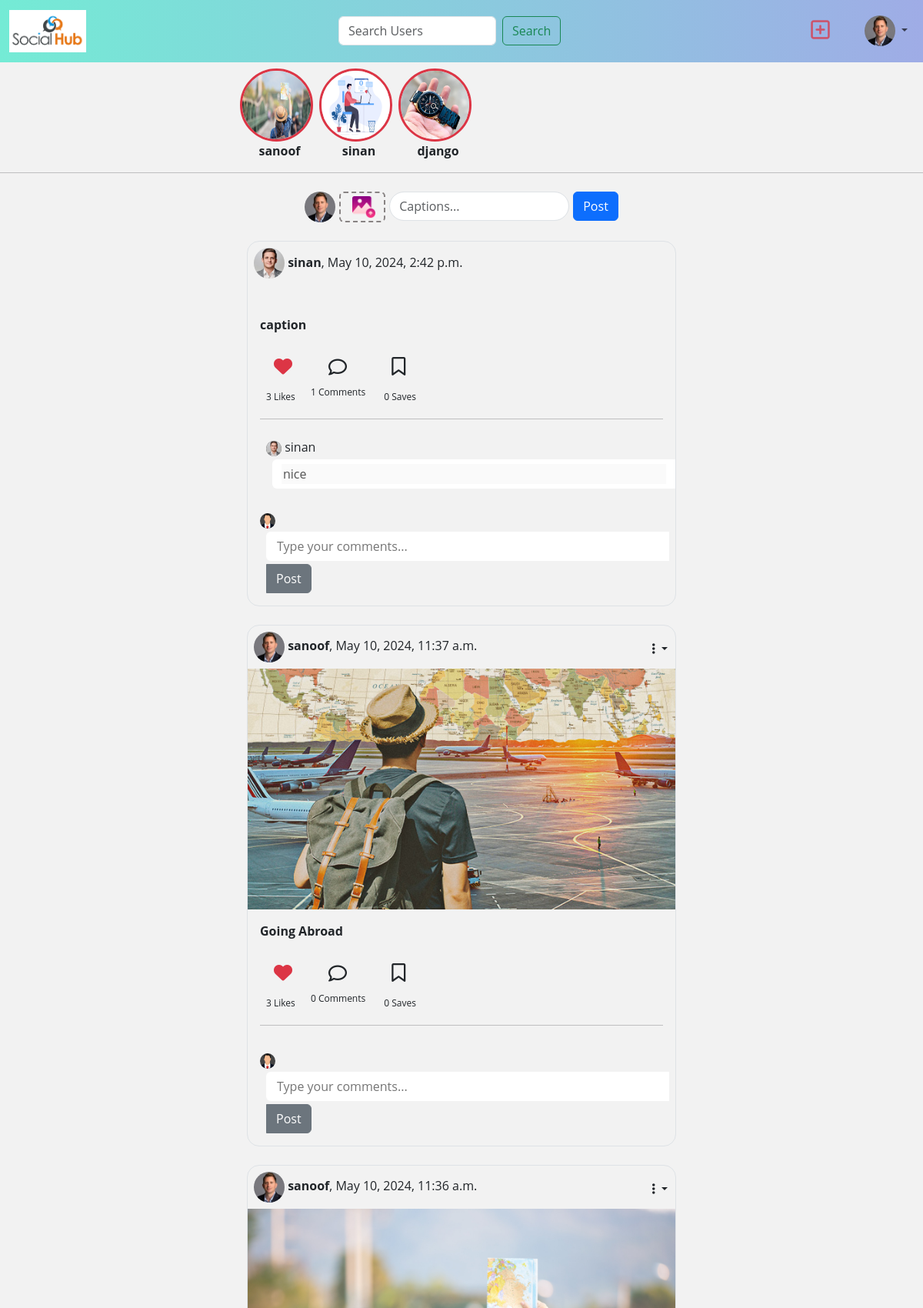
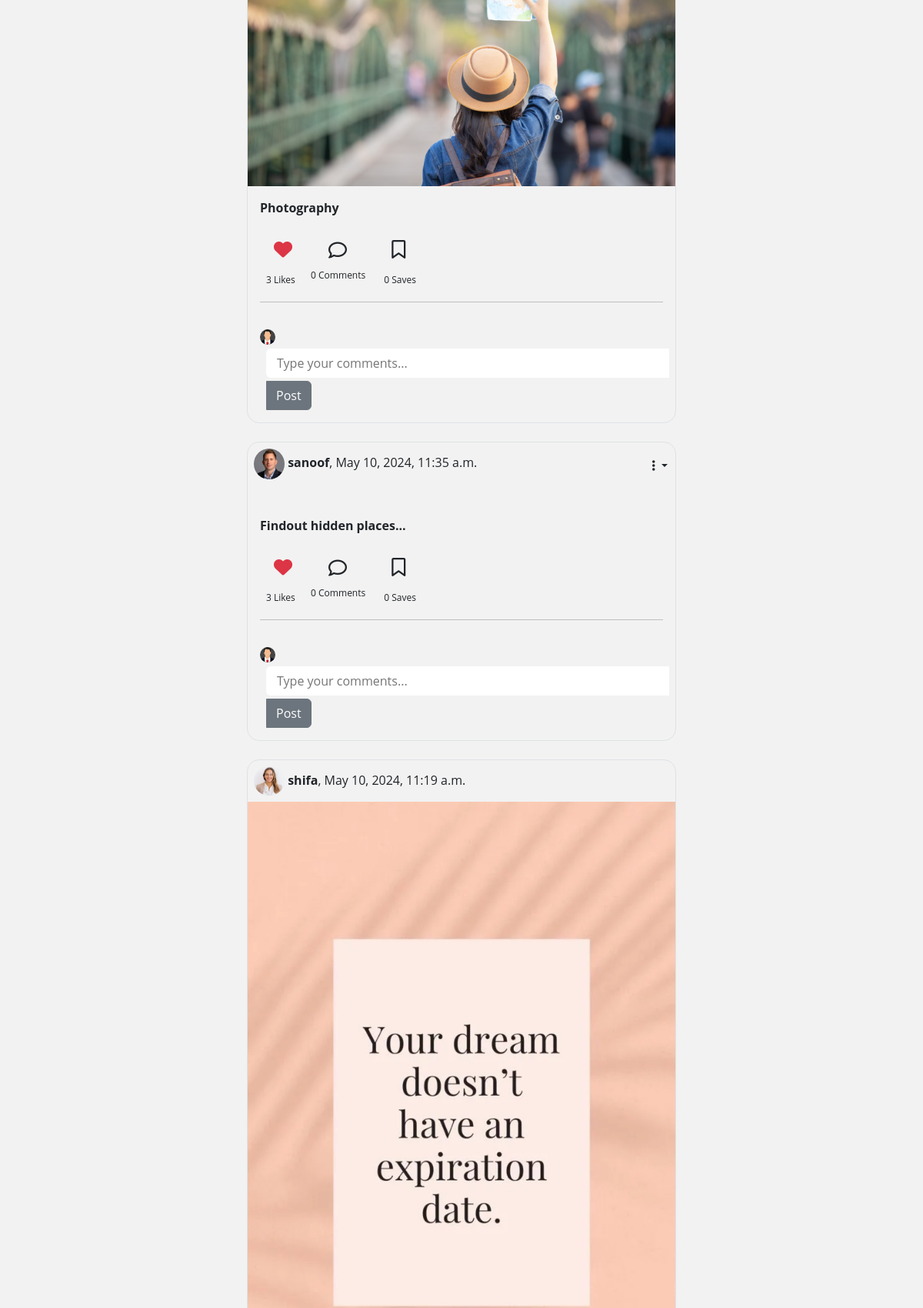
The page /home/ (signed in, upper part) on the database its author committed (2 pictures, top to bottom).
### blog/models.py (models this page shows, shortened)
class UserProfile(models.Model):
    user = models.OneToOneField(User, on_delete=models.CASCADE, related_name="profile")
    profile_pic = models.ImageField(upload_to="profile_pics",default="static/images/profilepic.png",null=True,blank=True)
    name = models.CharField(max_length=100, null=True)
    bio = models.TextField(max_length=250, blank=True)
    address = models.CharField(max_length=200, null=True)
    phone = models.CharField(max_length=20, null=True)
    dob = models.DateField(null=True)
    created_date = models.DateTimeField(auto_now_add=True)
    updated_date = models.DateTimeField(auto_now=True)
    is_active = models.BooleanField(default=True)
    following = models.ManyToManyField("self", related_name="followed_by", null=True, symmetrical=False)
    block = models.ManyToManyField("self", related_name="blocked", symmetrical=False, null=True)

class Stories(models.Model):
    user = models.ForeignKey(User, related_name="userstories", on_delete=models.CASCADE)
    post_content = models.FileField(upload_to="stories", null=True, blank=True)
    text_content = models.CharField(max_length=200, null=True, blank=True)
    created_date = models.DateTimeField(auto_now_add=True)
    expiry_date = models.DateTimeField()

class Posts(models.Model):
    user = models.ForeignKey(User, on_delete=models.CASCADE, related_name="userpost")
    title = models.CharField(max_length=200)
    content = models.FileField(upload_to="posts", null=True, blank=True)
    likes = models.ManyToManyField(User, related_name="post_like", blank=True)
    saves = models.ManyToManyField(User, related_name="postsave", blank=True)
    created_date = models.DateTimeField(auto_now_add=True)
    updated_date = models.DateTimeField(auto_now=True)
    is_active = models.BooleanField(default=True)

class Comments(models.Model):
    post = models.ForeignKey(Posts, on_delete=models.CASCADE, related_name="post_comments")
    user = models.ForeignKey(User, on_delete=models.CASCADE, related_name="comment")
    text = models.CharField(max_length=200)
    created_date = models.DateTimeField(auto_now_add=True)
    is_active = models.BooleanField(default=True)

### blog/views.py (the view, shortened to what this page needs)
# urls.py: path("home/", views.HomeView.as_view(), name="home"),
@method_decorator(decs, name='dispatch')
class HomeView(View):
    def get(self, request, *args, **kwargs):
        following_users = request.user.profile.following.all()
        following_user_ids = [user.user_id for user in following_users]
        qs= Posts.objects.filter(user__in=following_user_ids) | Posts.objects.filter(user=request.user).order_by("-created_date")
        current_date=timezone.now()
        stories = Stories.objects.filter(user_id__in=following_user_ids, expiry_date__gte=current_date) | Stories.objects.filter(user=request.user, expiry_date__gte=current_date).order_by("-created_date")
        context = {
            'data': qs,
            'stories': stories,
        }
        return render(request, 'home.html', context)

### blog/templates/home.html (shortened to what this page needs)
<!DOCTYPE html>
{%load static%}
<html lang="en">
<head>
    <link href="https://cdn.jsdelivr.net/npm/bootstrap@5.3.3/dist/css/bootstrap.min.css" rel="stylesheet"
>
</head>
<body>
    <nav class="navbar navbar-expand-lg bg-body-tertiary">
        <div class="container-fluid">
            <a class="navbar-brand" href="{%url 'home'%}">
                <img src="{%static 'images/SocialHub Logo.png'%}" alt="Logo" width="100" height="h-auto">
            </a>
            <div class="container" id="search-button">
                <form method="post" action="{%url 'search'%}" class="d-flex" role="search">
                    <input class="form-control me-2" type="text" name="query" placeholder="Search Users"
                        aria-label="Search">
                    <button class="btn btn-outline-success" type="submit">Search</button>
                </form>
            </div>
            <button class="btn" data-bs-toggle="modal" data-bs-target="#exampleModal">
                <i class="fa-regular fa-square-plus me-4 fs-3 text-danger opacity-75"></i>
            </button>
            <div class="collapse navbar-collapse" id="navbarSupportedContent">
                <ul class="navbar-nav me-auto mb-2 mb-lg-0">
                    <li class="nav-item dropdown">
                        <a class="nav-link dropdown-toggle" href="#" role="button" data-bs-toggle="dropdown"
                            aria-expanded="false">
                            {%if request.user.profile.profile_pic%}
                            <img class="profile-small" src="{{request.user.profile.profile_pic.url}}" alt="Avatar">
                            {%else%}
                            <img class="profile-small" src="{%static 'images/profilepic.png'%}" alt="Avatar">
                            {%endif%}
                        </a>
                    </li>
                </ul>
            </div>
        </div>
    </nav>
    <div class="d-flex container w-50">
        {% for st in stories %}
        <div class="d-flex flex-column mt-2">
            <div class="story-preview me-2 d-flex align-items-center justify-content-center" data-toggle="modal"
                data-target="#storyModal{{ st.id }}">
                {% if st.post_content %}
                <img src="{{ st.post_content.url }}" alt="Story Image" style="width: 95px; height: 95px;"
                    class="border rounded-circle border-danger border-3">
                {% else %}
                <img src="{% static 'images/profilepic.png' %}" alt="Story Image" style="width: 95px; height: 95px;"
                    class="border rounded-circle border-danger border-3">
                {% endif %}
            </div>
            <div class="text-center fw-bolder">{{ st.user }}</div>
        </div>
        {% endfor %}
    </div>
    <hr>
    <div class="container d-flex flex-column justify-content-center align-items-center mt-4">
        <form action="" method="post" enctype="multipart/form-data">
            <div class="container d-flex justify-content-evenly">
                <div>
                    {%if request.user.profile.profile_pic%}
                    <img class="profile-small" src="{{request.user.profile.profile_pic.url}}" alt="Avatar">
                    {%else%}
                    <img class="profile-small" src="{%static 'images/profilepic.png'%}" alt="Avatar">
                    {%endif%}
                </div>
                <div>
                    <label class="upload d-flex justify-content-center align-items-center" style="width: 60px;"
                        for="file"><img src="{%static 'images/upload.png'%}" style="width: 30px;" alt=""></label>
                </div>
                <div>
                    <input class="form-control rounded-pill" type="text" name="title" placeholder="Captions...">
                </div>
                <div>
                    <button class="btn btn-primary" type="submit" id="post-button">Post</button>
                </div>
            </div>
        </form>
        {%for post in data%}
        <div class="border border-1 rounded-4 mt-4 w-50">
            <div class="ms-2 mt-2 mb-2">
                {%if post.user.profile.profile_pic%}
                <img class="profile-small" src="{{post.user.profile.profile_pic.url}}" alt="Avatar">
                {%else%}
                <img class="profile-small" src="{%static 'images/profilepic.png'%}" alt="Avatar">
                {%endif%}
                <b>{{post.user}}</b>, {{post.created_date}}
                {%if request.user == post.user%}
                <li class="dropdown justify-content-end" id="post_head">
                    <a class="nav-link dropdown-toggle" href="#" role="button" data-bs-toggle="dropdown"
                        aria-expanded="false">
                        <i class="fa-solid fa-ellipsis-vertical"></i>
                    </a>
                </li>
                {%endif%}
            </div>
            <div>
                {%if post.content%}
                <img src="{{post.content.url}}" class="h-auto w-100" alt="">
                {%endif%}
                <div class="m-3"><b>{{post.title}}</b></div>
            </div>
            <div class="ms-2 d-flex align-items-start">
                <form action="{%url 'like' post.id%}" method="post">
                    {%if request.user in post.likes.all%}
                    <div class="d-block flex-column">
                        <div>
                            <button type="submit" class="btn" name="action" value="unlike">
                                <i class="fa-solid fa-heart fs-4 text-danger btn"></i>
                            </button>
                        </div>
                    </div>
                    {%endif%}
                    <div>
                        <span class="spa" id="likebtn">{{post.likes.all.count}} Likes</span>
                    </div>
                </form>
                <div class="d-block flex-column p-2">
                    <div>
                        <i class="fa-regular fa-comment fs-4 btn"></i>
                    </div>
                    <div>
                        <span class="spa" id="cmntbtn">{{post.post_comments.all.count}} Comments</span>
                    </div>
                </div>
                <form action="{%url 'like' post.id%}" method="post">
                    {%if request.user in post.saves.all%}
                    <div class="d-block flex-column">
                        <div>
                            <button type="submit" class="btn" name="action" value="unsave">
                                <i class="fa-solid fa-bookmark fs-4 text-danger btn"></i>
                            </button>
                        </div>
                        {%else%}
                        <div class="d-block flex-column">
                            <div>
                                <button type="submit" class="btn" name="action" value="save">
                                    <i class="fa-regular fa-bookmark fs-4 btn"></i>
                                </button>
                            </div>
                            {%endif%}
                            <div>
                                <span class="spa" id="savebtn">{{post.saves.all.count}} Saves</span>
                            </div>
                        </div>
                </form>
            </div>
            <hr class="ms-3 me-3">
            {%for c in post.post_comments.all%}
            <div class="p-1 ms-2">
                <div class="p-1 ms-2">
                    <div>
                        {%if c.user.profile.profile_pic%}
                        <img class="profile-xsmall" src="{{c.user.profile.profile_pic.url}}" alt=""> {{c.user.username}}
                        {%else%}
                        {{c.profile}}
                        {%endif%}
                    </div>
                    <div class="ms-2 m-1 comment form-control rounded-end-0 border-0">
                        <input type="text" name="" value="{{c.text}}" disabled placeholder="Type your comments..."
                            class="border-0 w-100">
                    </div>
                </div>
            </div>
            {%endfor%}
            <div class="p-3">
                <div>
                    <img class="profile-xsmall" src="images/profilepic.png" alt="">
                </div>
                <form action="{%url 'comment' post.id%}" method="post">
                    <div class="ms-2 m-1 comment form-control rounded-end-0 border-0">
                        <input type="text" name="text" placeholder="Type your comments..." class="border-0 w-100">
                    </div>
                    <div>
                        <button class="btn btn-secondary rounded-start-0 ms-2" type="submit">Post</button>
                    </div>
                </form>
            </div>
        </div>
        {%endfor%}
    </div>
</body>
</html>

### blog/templates/home.html (style rules this page uses)
#search-button { width: 500px; margin-left: 300px; margin-right: 300px; }
.profile-small { width: 40px; border-radius: 50%; }
.upload { height: 100%; width: 100%; border-radius: 6px; border: 2px dashed #888383; margin-left: 5px; margin-right: 5px; padding-left: 4px; }
#post-button { margin-left: 5px; }
.spa { font-size: 12px; }
#likebtn, #savebtn { padding-left: 16px; }
#cmntbtn { margin-left: -10px; }
.profile-xsmall { width: 20px; border-radius: 50%; background-color: rgb(68, 68, 68); }
nav { background-color: #74EBD5; background-image: linear-gradient(90deg, #74EBD5 0%, #9FACE6 100%); }
body { background: #f2f2f2; font-family: 'Open Sans', sans-serif; }
#post_head { float: right; list-style: none; margin: 10px; }

### rows shown on the page
Stories: post_content (picture), user "sanoof"
Stories: post_content (picture), user "sinan"
Stories: post_content (picture), user "django"
Posts: user.profile.profile_pic (picture), user "sinan", created_date "May 10, 2024, 2:42 p.m.", title "caption", likes.all.count "3", post_comments.all.count "1", saves.all.count "0"
Comments: user.profile.profile_pic (picture), user.username "sinan", text "nice"
Posts: user.profile.profile_pic (picture), user "sanoof", created_date "May 10, 2024, 11:37 a.m.", content (picture), title "Going Abroad", likes.all.count "3", post_comments.all.count "0", saves.all.count "0"
Posts: user.profile.profile_pic (picture), user "sanoof", created_date "May 10, 2024, 11:36 a.m.", content (picture), title "Photography", likes.all.count "3", post_comments.all.count "0", saves.all.count "0"
Posts: user.profile.profile_pic (picture), user "sanoof", created_date "May 10, 2024, 11:35 a.m.", title "Findout hidden places...", likes.all.count "3", post_comments.all.count "0", saves.all.count "0"
Posts: user.profile.profile_pic (picture), user "shifa", created_date "May 10, 2024, 11:19 a.m.", content (picture)
